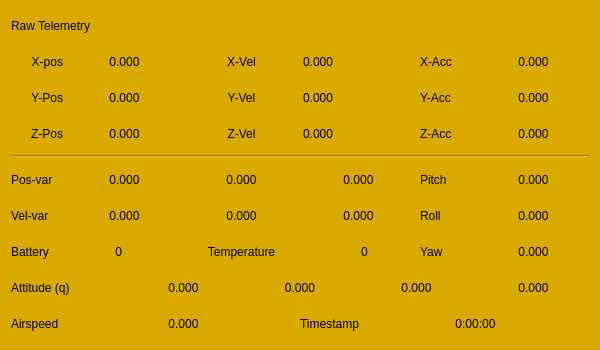
<?xml version="1.0" encoding="UTF-8"?>
<ui version="4.0">
 <class>ControlSystemStateWidget</class>
 <widget class="QWidget" name="ControlSystemStateWidget">
  <property name="geometry">
   <rect>
    <x>0</x>
    <y>0</y>
    <width>600</width>
    <height>350</height>
   </rect>
  </property>
  <property name="windowTitle">
   <string>Form</string>
  </property>
  <property name="styleSheet">
   <string notr="true">font: 12pt &quot;Bahnschrift&quot;;
color: rgb(0, 0, 0);
background-color: rgb(218, 170, 0);</string>
  </property>
  <layout class="QGridLayout" name="gridLayout">
   <item row="5" column="0">
    <widget class="QLabel" name="y_pos_label">
     <property name="text">
      <string>Y-Pos</string>
     </property>
     <property name="alignment">
      <set>Qt::AlignmentFlag::AlignRight|Qt::AlignmentFlag::AlignTrailing|Qt::AlignmentFlag::AlignVCenter</set>
     </property>
    </widget>
   </item>
   <item row="8" column="1" colspan="2">
    <widget class="QLabel" name="pos_var_1">
     <property name="text">
      <string>0.000</string>
     </property>
     <property name="alignment">
      <set>Qt::AlignmentFlag::AlignCenter</set>
     </property>
    </widget>
   </item>
   <item row="0" column="0" colspan="2">
    <widget class="QLabel" name="info_label">
     <property name="text">
      <string>Raw Telemetry</string>
     </property>
    </widget>
   </item>
   <item row="10" column="2" colspan="4">
    <widget class="QLabel" name="temp_label">
     <property name="text">
      <string>Temperature</string>
     </property>
     <property name="alignment">
      <set>Qt::AlignmentFlag::AlignCenter</set>
     </property>
    </widget>
   </item>
   <item row="11" column="8" colspan="2">
    <widget class="QLabel" name="att_4">
     <property name="text">
      <string>0.000</string>
     </property>
     <property name="alignment">
      <set>Qt::AlignmentFlag::AlignCenter</set>
     </property>
    </widget>
   </item>
   <item row="11" column="2" colspan="2">
    <widget class="QLabel" name="att_1">
     <property name="text">
      <string>0.000</string>
     </property>
     <property name="alignment">
      <set>Qt::AlignmentFlag::AlignCenter</set>
     </property>
    </widget>
   </item>
   <item row="7" column="0" colspan="10">
    <widget class="Line" name="line">
     <property name="orientation">
      <enum>Qt::Orientation::Horizontal</enum>
     </property>
    </widget>
   </item>
   <item row="10" column="6">
    <widget class="QLabel" name="temp">
     <property name="text">
      <string>0</string>
     </property>
     <property name="alignment">
      <set>Qt::AlignmentFlag::AlignLeading|Qt::AlignmentFlag::AlignLeft|Qt::AlignmentFlag::AlignVCenter</set>
     </property>
    </widget>
   </item>
   <item row="9" column="0">
    <widget class="QLabel" name="vel_var_label">
     <property name="text">
      <string>Vel-var</string>
     </property>
    </widget>
   </item>
   <item row="12" column="4" colspan="3">
    <widget class="QLabel" name="timestamp_label">
     <property name="text">
      <string>Timestamp</string>
     </property>
     <property name="alignment">
      <set>Qt::AlignmentFlag::AlignCenter</set>
     </property>
    </widget>
   </item>
   <item row="11" column="0" colspan="2">
    <widget class="QLabel" name="att_label">
     <property name="text">
      <string>Attitude (q)</string>
     </property>
    </widget>
   </item>
   <item row="6" column="0">
    <widget class="QLabel" name="z_pos_label">
     <property name="text">
      <string>Z-Pos</string>
     </property>
     <property name="alignment">
      <set>Qt::AlignmentFlag::AlignRight|Qt::AlignmentFlag::AlignTrailing|Qt::AlignmentFlag::AlignVCenter</set>
     </property>
    </widget>
   </item>
   <item row="9" column="8" colspan="2">
    <widget class="QLabel" name="roll">
     <property name="text">
      <string>0.000</string>
     </property>
     <property name="alignment">
      <set>Qt::AlignmentFlag::AlignCenter</set>
     </property>
    </widget>
   </item>
   <item row="8" column="5" colspan="2">
    <widget class="QLabel" name="pos_var_3">
     <property name="text">
      <string>0.000</string>
     </property>
     <property name="alignment">
      <set>Qt::AlignmentFlag::AlignCenter</set>
     </property>
    </widget>
   </item>
   <item row="5" column="1" colspan="2">
    <widget class="QLabel" name="y_pos">
     <property name="text">
      <string>0.000</string>
     </property>
     <property name="alignment">
      <set>Qt::AlignmentFlag::AlignCenter</set>
     </property>
    </widget>
   </item>
   <item row="8" column="3" colspan="2">
    <widget class="QLabel" name="pos_var_2">
     <property name="text">
      <string>0.000</string>
     </property>
     <property name="alignment">
      <set>Qt::AlignmentFlag::AlignCenter</set>
     </property>
    </widget>
   </item>
   <item row="4" column="0">
    <widget class="QLabel" name="x_pos_label">
     <property name="text">
      <string>X-pos</string>
     </property>
     <property name="alignment">
      <set>Qt::AlignmentFlag::AlignRight|Qt::AlignmentFlag::AlignTrailing|Qt::AlignmentFlag::AlignVCenter</set>
     </property>
    </widget>
   </item>
   <item row="12" column="7" colspan="2">
    <widget class="QLabel" name="timestamp">
     <property name="text">
      <string>0:00:00</string>
     </property>
     <property name="alignment">
      <set>Qt::AlignmentFlag::AlignCenter</set>
     </property>
    </widget>
   </item>
   <item row="9" column="5" colspan="2">
    <widget class="QLabel" name="vel_var_3">
     <property name="text">
      <string>0.000</string>
     </property>
     <property name="alignment">
      <set>Qt::AlignmentFlag::AlignCenter</set>
     </property>
    </widget>
   </item>
   <item row="10" column="0">
    <widget class="QLabel" name="batt_label">
     <property name="text">
      <string>Battery</string>
     </property>
    </widget>
   </item>
   <item row="8" column="7">
    <widget class="QLabel" name="pitch_label">
     <property name="text">
      <string>Pitch</string>
     </property>
    </widget>
   </item>
   <item row="12" column="2" colspan="2">
    <widget class="QLabel" name="airspeed">
     <property name="text">
      <string>0.000</string>
     </property>
     <property name="alignment">
      <set>Qt::AlignmentFlag::AlignCenter</set>
     </property>
    </widget>
   </item>
   <item row="9" column="7">
    <widget class="QLabel" name="roll_label">
     <property name="text">
      <string>Roll</string>
     </property>
    </widget>
   </item>
   <item row="11" column="6" colspan="2">
    <widget class="QLabel" name="att_3">
     <property name="text">
      <string>0.000</string>
     </property>
     <property name="alignment">
      <set>Qt::AlignmentFlag::AlignCenter</set>
     </property>
    </widget>
   </item>
   <item row="9" column="1" colspan="2">
    <widget class="QLabel" name="vel_var_1">
     <property name="text">
      <string>0.000</string>
     </property>
     <property name="alignment">
      <set>Qt::AlignmentFlag::AlignCenter</set>
     </property>
    </widget>
   </item>
   <item row="8" column="0">
    <widget class="QLabel" name="pos_var_label">
     <property name="text">
      <string>Pos-var</string>
     </property>
    </widget>
   </item>
   <item row="6" column="1" colspan="2">
    <widget class="QLabel" name="z_pos">
     <property name="text">
      <string>0.000</string>
     </property>
     <property name="alignment">
      <set>Qt::AlignmentFlag::AlignCenter</set>
     </property>
    </widget>
   </item>
   <item row="10" column="7">
    <widget class="QLabel" name="yaw_label">
     <property name="text">
      <string>Yaw</string>
     </property>
    </widget>
   </item>
   <item row="9" column="3" colspan="2">
    <widget class="QLabel" name="vel_var_2">
     <property name="text">
      <string>0.000</string>
     </property>
     <property name="alignment">
      <set>Qt::AlignmentFlag::AlignCenter</set>
     </property>
    </widget>
   </item>
   <item row="12" column="0" colspan="2">
    <widget class="QLabel" name="airspeed_label">
     <property name="text">
      <string>Airspeed</string>
     </property>
     <property name="alignment">
      <set>Qt::AlignmentFlag::AlignLeading|Qt::AlignmentFlag::AlignLeft|Qt::AlignmentFlag::AlignVCenter</set>
     </property>
    </widget>
   </item>
   <item row="4" column="1" colspan="2">
    <widget class="QLabel" name="x_pos">
     <property name="text">
      <string>0.000</string>
     </property>
     <property name="alignment">
      <set>Qt::AlignmentFlag::AlignCenter</set>
     </property>
    </widget>
   </item>
   <item row="10" column="1">
    <widget class="QLabel" name="batt">
     <property name="text">
      <string>0</string>
     </property>
     <property name="alignment">
      <set>Qt::AlignmentFlag::AlignRight|Qt::AlignmentFlag::AlignTrailing|Qt::AlignmentFlag::AlignVCenter</set>
     </property>
    </widget>
   </item>
   <item row="10" column="8" colspan="2">
    <widget class="QLabel" name="yaw">
     <property name="text">
      <string>0.000</string>
     </property>
     <property name="alignment">
      <set>Qt::AlignmentFlag::AlignCenter</set>
     </property>
    </widget>
   </item>
   <item row="8" column="8" colspan="2">
    <widget class="QLabel" name="pitch">
     <property name="text">
      <string>0.000</string>
     </property>
     <property name="alignment">
      <set>Qt::AlignmentFlag::AlignCenter</set>
     </property>
    </widget>
   </item>
   <item row="11" column="4" colspan="2">
    <widget class="QLabel" name="att_2">
     <property name="text">
      <string>0.000</string>
     </property>
     <property name="alignment">
      <set>Qt::AlignmentFlag::AlignCenter</set>
     </property>
    </widget>
   </item>
   <item row="6" column="8" colspan="2">
    <widget class="QLabel" name="z_acc">
     <property name="text">
      <string>0.000</string>
     </property>
     <property name="alignment">
      <set>Qt::AlignmentFlag::AlignCenter</set>
     </property>
    </widget>
   </item>
   <item row="6" column="7">
    <widget class="QLabel" name="z_acc_label">
     <property name="text">
      <string>Z-Acc</string>
     </property>
    </widget>
   </item>
   <item row="5" column="8" colspan="2">
    <widget class="QLabel" name="y_acc">
     <property name="text">
      <string>0.000</string>
     </property>
     <property name="alignment">
      <set>Qt::AlignmentFlag::AlignCenter</set>
     </property>
    </widget>
   </item>
   <item row="4" column="8" colspan="2">
    <widget class="QLabel" name="x_acc">
     <property name="text">
      <string>0.000</string>
     </property>
     <property name="alignment">
      <set>Qt::AlignmentFlag::AlignCenter</set>
     </property>
    </widget>
   </item>
   <item row="5" column="7">
    <widget class="QLabel" name="y_acc_label">
     <property name="text">
      <string>Y-Acc</string>
     </property>
    </widget>
   </item>
   <item row="4" column="7">
    <widget class="QLabel" name="x_acc_label">
     <property name="text">
      <string>X-Acc</string>
     </property>
    </widget>
   </item>
   <item row="6" column="5" colspan="2">
    <widget class="QLabel" name="z_vel">
     <property name="text">
      <string>0.000</string>
     </property>
     <property name="alignment">
      <set>Qt::AlignmentFlag::AlignLeading|Qt::AlignmentFlag::AlignLeft|Qt::AlignmentFlag::AlignVCenter</set>
     </property>
    </widget>
   </item>
   <item row="5" column="5" colspan="2">
    <widget class="QLabel" name="y_vel">
     <property name="text">
      <string>0.000</string>
     </property>
     <property name="alignment">
      <set>Qt::AlignmentFlag::AlignLeading|Qt::AlignmentFlag::AlignLeft|Qt::AlignmentFlag::AlignVCenter</set>
     </property>
    </widget>
   </item>
   <item row="4" column="5" colspan="2">
    <widget class="QLabel" name="x_vel">
     <property name="text">
      <string>0.000</string>
     </property>
     <property name="alignment">
      <set>Qt::AlignmentFlag::AlignLeading|Qt::AlignmentFlag::AlignLeft|Qt::AlignmentFlag::AlignVCenter</set>
     </property>
    </widget>
   </item>
   <item row="4" column="3" colspan="2">
    <widget class="QLabel" name="x_vel_label">
     <property name="text">
      <string>X-Vel</string>
     </property>
     <property name="alignment">
      <set>Qt::AlignmentFlag::AlignCenter</set>
     </property>
    </widget>
   </item>
   <item row="5" column="3" colspan="2">
    <widget class="QLabel" name="y_vel_label">
     <property name="text">
      <string>Y-Vel</string>
     </property>
     <property name="alignment">
      <set>Qt::AlignmentFlag::AlignCenter</set>
     </property>
    </widget>
   </item>
   <item row="6" column="3" colspan="2">
    <widget class="QLabel" name="z_vel_label">
     <property name="text">
      <string>Z-Vel</string>
     </property>
     <property name="alignment">
      <set>Qt::AlignmentFlag::AlignCenter</set>
     </property>
    </widget>
   </item>
  </layout>
 </widget>
 <resources/>
 <connections/>
</ui>
